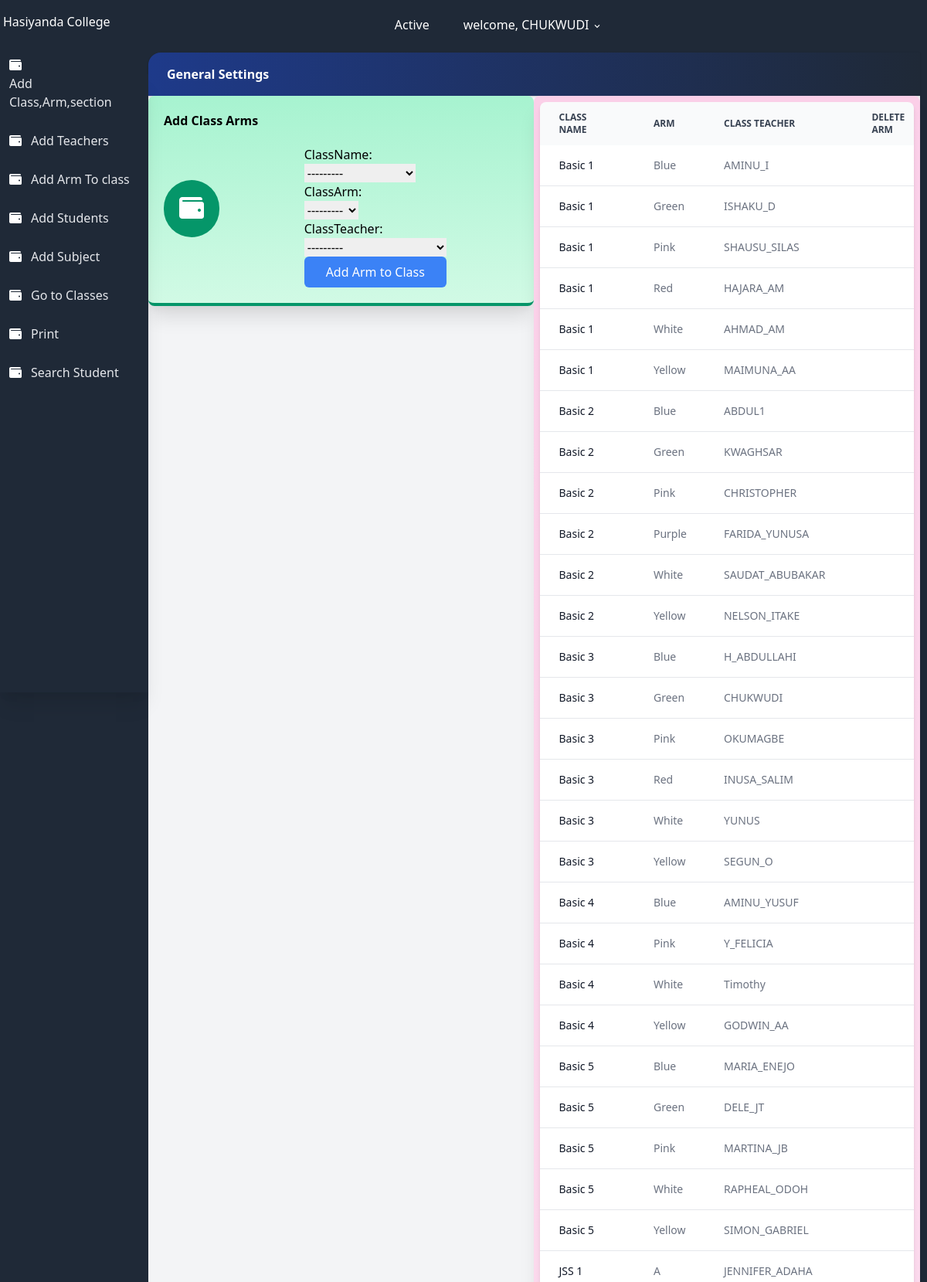
The app's page /CreateClassArm/ (signed in, upper part) with its own data.
### users/models.py (models this page shows, shortened)
class User(AbstractUser):
    class Role(models.TextChoices):
        ADMIN = 'admin'
        TEACHER = 'teacher'
        STUDENT = 'student'
    base_role = Role.TEACHER
    role = models.CharField(max_length=10, choices= Role.choices , null=True, blank=True)
    section = models.ForeignKey('result.section', on_delete=models.SET_NULL, null=True , blank=True)
    class Meta:
        db_table = 'auth_user'
    def __str__(self):
        return self.username

### result/models.py (models this page shows, shortened)
class all_class(models.Model):
    className = models.CharField(max_length=100 , unique=True)
    section = models.ForeignKey(section, on_delete=models.CASCADE, null=True)
    complete = models.BooleanField(default=False)
    date = models.DateTimeField(auto_now_add=True)
    def __str__(self):
        return self.className
    class Meta:
        ordering = ['className']

class classArmTeacher(models.Model):
    className = models.ForeignKey(all_class, on_delete=models.CASCADE, null=True)
    classArm = models.ForeignKey(classArm, related_name='classArm', on_delete=models.CASCADE, null=True)
    classTeacher = models.ForeignKey(User, on_delete=models.SET_NULL, null=True)
    date = models.DateTimeField(auto_now_add=True)
    class Meta:
        ordering = ['className']

class classArm(models.Model):
    armName = models.CharField(max_length=100 , unique=True)
    def __str__(self):
        return self.armName
    class Meta:
        ordering = ['armName']

### result/views.py (the view)
# urls.py: path('CreateClassArm/', CreateClassArm.as_view(), name='CreateClassArm'),
class CreateClassArm(CreateView):
    model = classArmTeacher
    form_class = ClassArmTeacherForm
    template_name = 'result/CreateClassArm.html'
    success_url = reverse_lazy('result:CreateClassArm')
    def get_context_data(self, **kwargs):
        context = super(CreateClassArm, self).get_context_data(**kwargs)
        context['classArms'] = classArmTeacher.objects.all()
        return context

### result/forms.py
class ClassArmTeacherForm(forms.ModelForm):
    class Meta:
        model = classArmTeacher
        fields = ['className', 'classArm', 'classTeacher']

### result/templates/result/CreateClassArm.html (shortened to what this page needs)
{% extends 'settingsbase.html' %}
{% load static %}
{% block content %}
                <div class="flex flex-wrap">
                    <div class="w-full md:w-1/2 xl:w-1/3">
                        <div class="bg-gradient-to-b from-green-200 to-green-100 border-b-4 border-green-600 rounded-lg shadow-xl p-5">
                            <h1 class="font-bold">Add Class Arms</h1>
                            <div class="flex flex-row items-center">
                                <div class="flex-shrink pr-4">
                                    <div class="rounded-full p-5 bg-green-600"><i class="fa fa-wallet fa-2x fa-inverse"></i></div>
                                </div>
                                <div class="max-w-lg mx-auto">
                                <form method="post" class="mt-5">
                                    {% for field in form %}
                                        <div class="form-group">
                                            {{ field.label_tag }}<br>
                                            {{ field }}
                                        </div>
                                    {% endfor %}
                                    <button type='submit' class="w-full text-white bg-blue-500 hover:bg-blue-600 px-3 py-2 rounded-md">
                                        Add Arm to Class
                                    </button>
                                </form>
    </div>
                            </div>
                        </div>
                    </div>
                    <div class="w-full md:w-1/2 xl:w-2/3">
                        <div class="bg-gradient-to-b from-pink-200 to-pink-100 border-b-4 border-pink-500 rounded-lg shadow-xl p-2">
                                <div class="overflow-x-auto relative shadow-md sm:rounded-lg">
                                    <table class="w-full text-sm text-left text-gray-500 dark:text-gray-400">
                                        <thead class="text-xs text-gray-700 uppercase bg-gray-50 dark:bg-gray-700 dark:text-gray-400">
                                            <tr>
                                                <th scope="col" class="py-3 px-6">
                                                    Class Name
                                                </th>
                                                <th scope="col" class="py-3 px-6">
                                                    Arm
                                                </th>
                                                <th scope="col" class="py-3 px-6">
                                                    Class Teacher
                                                </th>
                                                <th scope="col" class="py-3 px-6">
                                                    Delete Arm
                                                </th>
                                            </tr>
                                        </thead>
                                        <tbody>
                                            {% for classArm in classArms %}
                                            <tr class="bg-white border-b dark:bg-gray-800 dark:border-gray-700 hover:bg-gray-50 dark:hover:bg-gray-600">
                                                <th scope="row" class="py-4 px-6 font-medium text-gray-900 whitespace-nowrap dark:text-white">
                                                    {{ classArm.className }}
                                                </th>
                                                <td class="py-4 px-6">
                                                    {{ classArm.classArm }}
                                                </td>
                                                <td class="py-4 px-6">
                                                    {{ classArm.classTeacher }}
                                                </td>
                                                <td class="py-4 px-6">
                                                </td>
                                            </tr>
                                            {% endfor %}
                                        </tbody>
                                    </table>
                                </div>
                        </div>
                    </div>
                </div>
{% endblock %}

### templates/settingsbase.html (shortened to what this page needs)
{% load static %}
<!DOCTYPE html>
<html lang="en">
<head>
    <link rel="stylesheet" href="https://use.fontawesome.com/releases/v5.3.1/css/all.css">
    <link rel="stylesheet" href="https://unpkg.com/tailwindcss@2.2.19/dist/tailwind.min.css"/>
    <link href="https://afeld.github.io/emoji-css/emoji.css" rel="stylesheet">
</head>
<body class="bg-gray-800 font-sans leading-normal tracking-normal mt-12">
<header>
    <nav aria-label="menu nav" class="bg-gray-800 pt-2 md:pt-1 pb-1 px-1 mt-0 h-auto fixed w-full z-20 top-0">
        <div class="flex flex-wrap items-center">
            <div class="flex flex-shrink md:w-1/3 justify-center md:justify-start text-white">
                <a href="{% url 'result:index' %}" aria-label="Home">
                    <h1> Hasiyanda College</h1>
                </a>
            </div>
            <div class="flex w-full pt-2 content-center justify-between md:w-1/3 md:justify-end">
                <ul class="list-reset flex justify-between flex-1 md:flex-none items-center">
                    <li class="flex-1 md:flex-none md:mr-3">
                        <a class="inline-block py-2 px-4 text-white no-underline" href="#">Active</a>
                    </li>
                    <li class="flex-1 md:flex-none md:mr-3">
                        <div class="relative inline-block">
                            <button onclick="toggleDD('myDropdown')" class="drop-button text-white py-2 px-2"> <span class="pr-2"></span> welcome, {{user.username}} <svg class="h-3 fill-current inline" xmlns="http://www.w3.org/2000/svg" viewBox="0 0 20 20">
                                <path d="M9.293 12.95l.707.707L15.657 8l-1.414-1.414L10 10.828 5.757 6.586 4.343 8z" /></svg></button>
                        </div>
                    </li>
                </ul>
            </div>
        </div>
    </nav>
</header>
<body>
    <div class="flex flex-col md:flex-row">
        <nav aria-label="alternative nav">
            <div class="bg-gray-800 shadow-xl h-20 fixed bottom-0 mt-12 md:relative md:h-screen z-10 w-full md:w-48 content-center">
                <div class="md:mt-12 md:w-48 md:fixed md:left-0 md:top-0 content-center md:content-start text-left justify-between">
                    <ul class="list-reset flex flex-row md:flex-col pt-3 md:py-3 px-1 md:px-2 text-center md:text-left">
                        <li class="mr-3 flex-1">
                            <a href="{% url 'result:settings' %}" class="block py-1 md:py-3 pl-0 md:pl-1 align-middle text-white no-underline hover:text-white border-b-2 border-gray-800 hover:border-red-500">
                                <i class="fa fa-wallet pr-0 md:pr-3"></i><span class="pb-1 md:pb-0 text-xs md:text-base text-gray-400 md:text-gray-200 block md:inline-block">
                                    Add Class,Arm,section
                                </span>
                            </a>
                        </li>
                        <li class="mr-3 flex-1">
                            <a href="{% url 'result:RegisterTeachers' %}" class="block py-1 md:py-3 pl-0 md:pl-1 align-middle text-white no-underline hover:text-white border-b-2 border-gray-800 hover:border-green-500">
                                <i class="fa fa-wallet pr-0 md:pr-3"></i><span class="pb-1 md:pb-0 text-xs md:text-base text-gray-400 md:text-gray-200 block md:inline-block">
                                    Add Teachers
                                </span>
                            </a>
                        </li>
                        <li class="mr-3 flex-1">
                            <a href="{% url 'result:CreateClassArm' %}" class="block py-1 md:py-3 pl-0 md:pl-1 align-middle text-white no-underline hover:text-white border-b-2 border-gray-800 hover:border-green-500">
                                <i class="fa fa-wallet pr-0 md:pr-3"></i><span class="pb-1 md:pb-0 text-xs md:text-base text-gray-400 md:text-gray-200 block md:inline-block">
                                    Add Arm To class
                                </span>
                            </a>
                        </li>
                        <li class="mr-3 flex-1">
                            <a href="{% url 'result:registerStudent' %}" class="block py-1 md:py-3 pl-0 md:pl-1 align-middle text-white no-underline hover:text-white border-b-2 border-gray-800 hover:border-yellow-500">
                                <i class="fa fa-wallet pr-0 md:pr-3"></i><span class="pb-1 md:pb-0 text-xs md:text-base text-gray-400 md:text-gray-200 block md:inline-block">
                                    Add Students
                                </span>
                            </a>
                        </li>
                        <li class="mr-3 flex-1">
                            <a href="{% url 'result:subjectCreate' %}" class="block py-1 md:py-3 pl-0 md:pl-1 align-middle text-white no-underline hover:text-white border-b-2 border-gray-800 hover:border-green-500">
                                <i class="fa fa-wallet pr-0 md:pr-3"></i><span class="pb-1 md:pb-0 text-xs md:text-base text-gray-400 md:text-gray-200 block md:inline-block">
                                    Add Subject
                                </span>
                            </a>
                        </li>
                        <li class="mr-3 flex-1">
                            <a href="{% url 'result:classList' %}" class="block py-1 md:py-3 pl-0 md:pl-1 align-middle text-white no-underline hover:text-white border-b-2 border-gray-800 hover:border-green-500">
                                <i class="fa fa-wallet pr-0 md:pr-3"></i><span class="pb-1 md:pb-0 text-xs md:text-base text-gray-400 md:text-gray-200 block md:inline-block">
                                    Go to Classes
                                </span>
                            </a>
                        </li>
                        <li class="mr-3 flex-1">
                            <a href="{% url 'result:print' %}" class="block py-1 md:py-3 pl-0 md:pl-1 align-middle text-white no-underline hover:text-white border-b-2 border-gray-800 hover:border-green-500">
                                <i class="fa fa-wallet pr-0 md:pr-3"></i><span class="pb-1 md:pb-0 text-xs md:text-base text-gray-400 md:text-gray-200 block md:inline-block">
                                    Print
                                </span>
                            </a>
                        </li>
                        <li class="mr-3 flex-1">
                            <a href="{% url 'result:searchStudents' %}" class="block py-1 md:py-3 pl-0 md:pl-1 align-middle text-white no-underline hover:text-white border-b-2 border-gray-800 hover:border-green-500">
                                <i class="fa fa-wallet pr-0 md:pr-3"></i><span class="pb-1 md:pb-0 text-xs md:text-base text-gray-400 md:text-gray-200 block md:inline-block">
                                    Search Student
                                </span>
                            </a>
                        </li>
                    </ul>
                </div>
            </div>
        </nav>
        <section>
            <div id="main" class="main-content flex-1 bg-gray-100 mt-12 md:mt-2 pb-24 md:pb-5">
                <div class="bg-gray-800 pt-3">
                    <div class="rounded-tl-2xl bg-gradient-to-r from-blue-900 to-gray-800 p-4 shadow text-white">
                        <h1 class="font-bold pl-2"> General Settings </h1>
                    </div>
                </div>
                    {% block content %}
                    {% endblock content %}
                </div>
            </div>
</body>
</html>

### records on screen
all_class: form "---------"
classArmTeacher: className "Basic 1", classArm "Blue", classTeacher "AMINU_I"
classArmTeacher: className "Basic 1", classArm "Green", classTeacher "ISHAKU_D"
classArmTeacher: className "Basic 1", classArm "Pink", classTeacher "SHAUSU_SILAS"
classArmTeacher: className "Basic 1", classArm "Red", classTeacher "HAJARA_AM"
classArmTeacher: className "Basic 1", classArm "White", classTeacher "AHMAD_AM"
classArmTeacher: className "Basic 1", classArm "Yellow", classTeacher "MAIMUNA_AA"
classArmTeacher: className "Basic 2", classArm "Blue", classTeacher "ABDUL1"
classArmTeacher: className "Basic 2", classArm "Green", classTeacher "KWAGHSAR"
classArmTeacher: className "Basic 2", classArm "Pink", classTeacher "CHRISTOPHER"
classArmTeacher: className "Basic 2", classArm "Purple", classTeacher "FARIDA_YUNUSA"
classArmTeacher: className "Basic 2", classArm "White", classTeacher "SAUDAT_ABUBAKAR"
classArmTeacher: className "Basic 2", classArm "Yellow", classTeacher "NELSON_ITAKE"
classArmTeacher: className "Basic 3", classArm "Blue", classTeacher "H_ABDULLAHI"
classArmTeacher: className "Basic 3", classArm "Green", classTeacher "CHUKWUDI"
classArmTeacher: className "Basic 3", classArm "Pink", classTeacher "OKUMAGBE"
classArmTeacher: className "Basic 3", classArm "Red", classTeacher "INUSA_SALIM"
classArmTeacher: className "Basic 3", classArm "White", classTeacher "YUNUS"
classArmTeacher: className "Basic 3", classArm "Yellow", classTeacher "SEGUN_O"
classArmTeacher: className "Basic 4", classArm "Blue", classTeacher "AMINU_YUSUF"
classArmTeacher: className "Basic 4", classArm "Pink", classTeacher "Y_FELICIA"
classArmTeacher: className "Basic 4", classArm "White", classTeacher "Timothy"
classArmTeacher: className "Basic 4", classArm "Yellow", classTeacher "GODWIN_AA"
classArmTeacher: className "Basic 5", classArm "Blue", classTeacher "MARIA_ENEJO"
classArmTeacher: className "Basic 5", classArm "Green", classTeacher "DELE_JT"
classArmTeacher: className "Basic 5", classArm "Pink", classTeacher "MARTINA_JB"
classArmTeacher: className "Basic 5", classArm "White", classTeacher "RAPHEAL_ODOH"
classArmTeacher: className "Basic 5", classArm "Yellow", classTeacher "SIMON_GABRIEL"
classArmTeacher: className "JSS 1", classArm "A", classTeacher "JENNIFER_ADAHA"

### other values on screen
{{ user.username }} "CHUKWUDI"
{{ field.label_tag }} "ClassName:" "ClassArm:" "ClassTeacher:"
